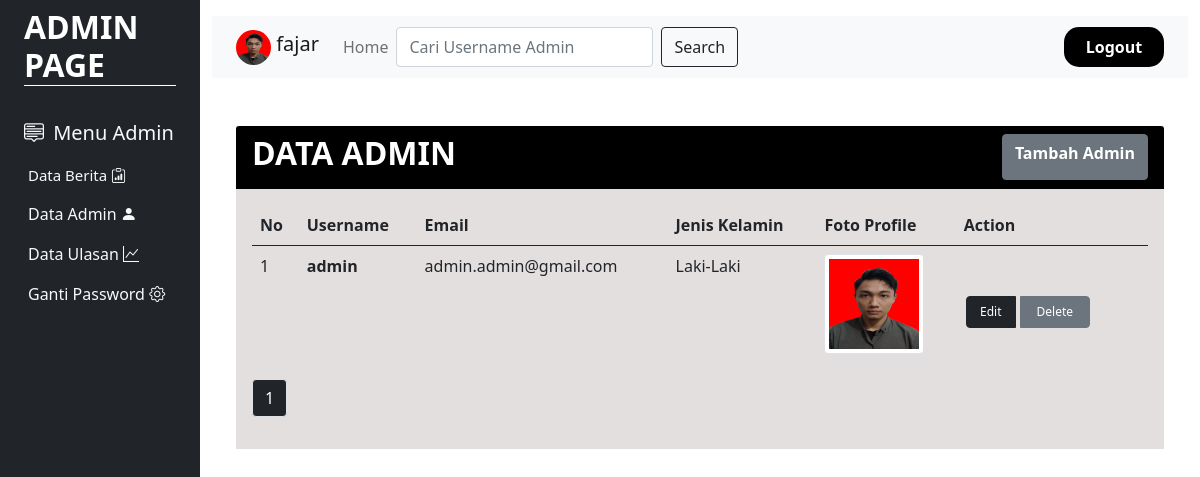
/admin/menudataadminpage.php (signed in), run on the app's committed database.
### tables this page shows
CREATE TABLE `user` (
  `id` varchar(30) NOT NULL,
  `username` varchar(50) NOT NULL,
  `email` varchar(50) NOT NULL,
  `jeniskelamin` enum('Laki-Laki','Perempuan','','') NOT NULL,
  `pekerjaan` varchar(50) NOT NULL,
  `password_user` varchar(50) NOT NULL,
  `thumbnail` varchar(255) NOT NULL,
  `level_user` varchar(15) NOT NULL
);

### admin/menudataadminpage.php (the view, shortened to what this page needs)
<!DOCTYPE html>
<html lang="en">
<head>
      <link rel="stylesheet" href="../css/bootstrap.min.css">
      <link rel="stylesheet" href="https://cdn.jsdelivr.net/npm/bootstrap-icons@1.8.1/font/bootstrap-icons.css">
</head>
<body>
	<?php
            include "../koneksi.php";
            $query = mysqli_query($koneksi, "SELECT * FROM  user WHERE id='$_SESSION[id]'");
            $data = mysqli_fetch_array($query);
    ?>
<div class="container-fluid">
    <div class="row flex-nowrap">
        <div class="col-auto col-md-3 col-xl-2 px-sm-2 px-0 bg-dark ">
            <div class="d-flex flex-column align-items-center align-items-sm-start px-3 pt-2 text-white min-vh-100">
                <a href="# "class="d-flex align-items-center pb-3 mb-md-0 me-md-auto text-white text-decoration-none">
                    <h2 class="fw-bold d-none d-sm-inline" style="border-bottom:1px solid white; width:100%;">ADMIN PAGE</h2>
                </a>
                <ul class="nav nav-pills flex-column mb-sm-auto mb-0 align-items-center align-items-sm-start" id="menu">
                    <li>
                        <a href="#submenu1" data-bs-toggle="collapse" class="nav-link px-0 align-middle" style="font-size:20px;">
                           <i class="bi bi-menu-up text-light"></i> <span class="ms-1 d-none d-sm-inline text-light">Menu Admin</span> </a>
                        <ul class="collapse show nav flex-column ms-1" id="submenu1" data-bs-parent="#menu">
                        <li class="w-100">
                                <a href="databeritapage.php" class="nav-link px-0 text-light" style="font-size:15px;"> <span class="d-none d-sm-inline">Data Berita</span> <i class="bi bi-clipboard-data"></i></a>
                            </li>
                            <li>
                                <a href="menudataadminpage.php" class="nav-link px-0 text-light" style="font: size 15px;"> <span class="d-none d-sm-inline">Data Admin</span> <i class="bi bi-person-fill"></i> </a>
                            </li>
                            <li>
                                <a href="dataulasanpage.php" class="nav-link px-0 text-light" style="font: size 15px;"> <span class="d-none d-sm-inline">Data Ulasan </span><i class="bi bi-graph-up"></i></a>
                            </li>
                             <li>
                                <a href="gantipasswordadmin.php" class="nav-link px-0 text-light" style="font: size 15px;"> <span class="d-none d-sm-inline">Ganti Password</span> <i class="bi bi-gear"></i> </a>
                            </li>
                        </ul>
                    </li>
                </ul>
            </div>
        </div>
        <div class="col py-3">
            <nav class="navbar navbar-expand-lg navbar-light bg-light">
                 <div class="container-fluid">
                    <a class="navbar-brand">
                        <img src="../images/<?=$data['thumbnail']?>"  style="width :35px; height:35px; border-radius:50%;" class="d-inline-block align-text-top">
                        <?=$data['username']?>
                    </a>
                    <div class="collapse navbar-collapse" id="navbarNav">
                        <ul class="navbar-nav">
                         <li class="nav-item">
                          <a class="nav-link" href="indexadmin.php">Home</a>
                         </li>
                    <form class="d-flex" method="post">
                        <input class="form-control me-2" type="text" name="keyword" placeholder="Cari Username Admin" aria-label="Search">
                        <button class="btn btn-outline-dark" type="submit" name="cari">Search</button>
                     </form>
                        </ul>
<ul class="navbar-nav ms-auto">
        <li class="nav-item" style="width:100px; background-color:black; text-align:center; border-radius:15px;">
          <a class="nav-link active fw-bold" aria-current="page" href="../logout.php" style="color:white;">Logout</a>
        </li>
    </ul>
  </div>
</div>
</nav>
        <div class="container my-5">
            <div class="row">
                <div class="col-md-12">
                    <div class="card border-0">
                        <div class="card-header">
                            <div class="d-flex justify-content-between">
                                <h2 class="text-white fw-bold">DATA ADMIN</h2>
                                <a href="tambahadminpage.php" class="btn btn-secondary fw-bold">Tambah Admin</a>
                            </div>
                        </div>
                        <div class="card-body">
                            <div class="table-responsive">
                            <table class="table">
                                <thead>
                                    <tr>
                                        <th>No</th>
                                        <th>Username</th>
                                        <th>Email</th>
                                        <th>Jenis Kelamin</th>
                                        <th>Foto Profile</th>
                                        <th>Action<th>
                                    </tr>
                                </thead>
                                <tbody>
                                    <?php
                                        include "../koneksi.php";
                                        $limit = 5;
                                            if (isset($_GET["page"])) {
                                            $page  = $_GET["page"];
                                            }
                                            else{
                                            $page=1;
                                            };
                                        $start_from = ($page-1) * $limit;
                                        $level="admin";
                                        $no = 1;
                                        $keyword=$_POST['keyword'];
                                            if ($keyword !=''){
                                                 $query = mysqli_query($koneksi, "SELECT * FROM user WHERE username LIKE '%$keyword%' AND level_user='$level'");
                                            }else{
                                                $query = mysqli_query($koneksi, "SELECT * FROM user WHERE level_user='$level' ORDER BY id  ASC LIMIT $start_from, $limit");
                                            }
                                            while ($data=mysqli_fetch_array($query)) {
                                    ?>
                                    <tr>
                                        <td><?= $no++ ?></td>
                                        <td><b><?= $data['username'] ?><b></td>
                                        <td><?= $data['email'] ?></td>
                                        <td><?=$data['jeniskelamin']?></td>
                                        <td>
                                            <img src="../images/<?= $data['thumbnail'] ?>" class="img-fluid img-thumbnail" style="width:100px; height:100px;">
                                        </td>
                                        <td>
                                            <div class="btn-group" style="margin-top:40px;">
                                                <a href="editadminpage.php?id=<?= $data['id'] ?>" class="btn btn-dark" style="width:50px; font-size:12px; margin:2px;">Edit</a>
                                                <a href="deleteadmin.php?id=<?= $data['id'] ?>" class="btn btn-secondary delete-link" style="width:70px; font-size:12px; margin:2px;">Delete</a>
                                            </div>
                                        </td>
                                    </tr>
                                    <?php
                                    }
                                    ?>
                                </tbody>
                            </table>
                            <?php
                                $result_db = mysqli_query($koneksi,"SELECT COUNT(*) as jumlah FROM user WHERE level_user='$level'");
                                $row_db = mysqli_fetch_row($result_db);
                                $total_records = $row_db[0];
                                $total_pages = ceil($total_records / $limit);
                                $pagLink = "<ul class='pagination'>";
                                    for ($i=1; $i<=$total_pages; $i++) {
                                         $pagLink .= "<li class='page-item'><a class='page-link bg-dark text-white' href='menudataadminpage.php?page=".$i."'>".$i."</a></li>";
                                    }
                            echo $pagLink . "</ul>";
                            ?>
                        </div>
                    </div>
                </div>
            </div>
        </div>
        </div>
    </div>
</div>
</div>
</body>
</html>

### admin/menudataadminpage.php (style rules this page uses)
.card-header { background-color:black; }
.card-body { background-color:#e4dfdf; }

### data on the page
user: thumbnail (picture), username "fajar"
user: username "admin", email "admin.admin@gmail.com", jeniskelamin "Laki-Laki", thumbnail (picture)
